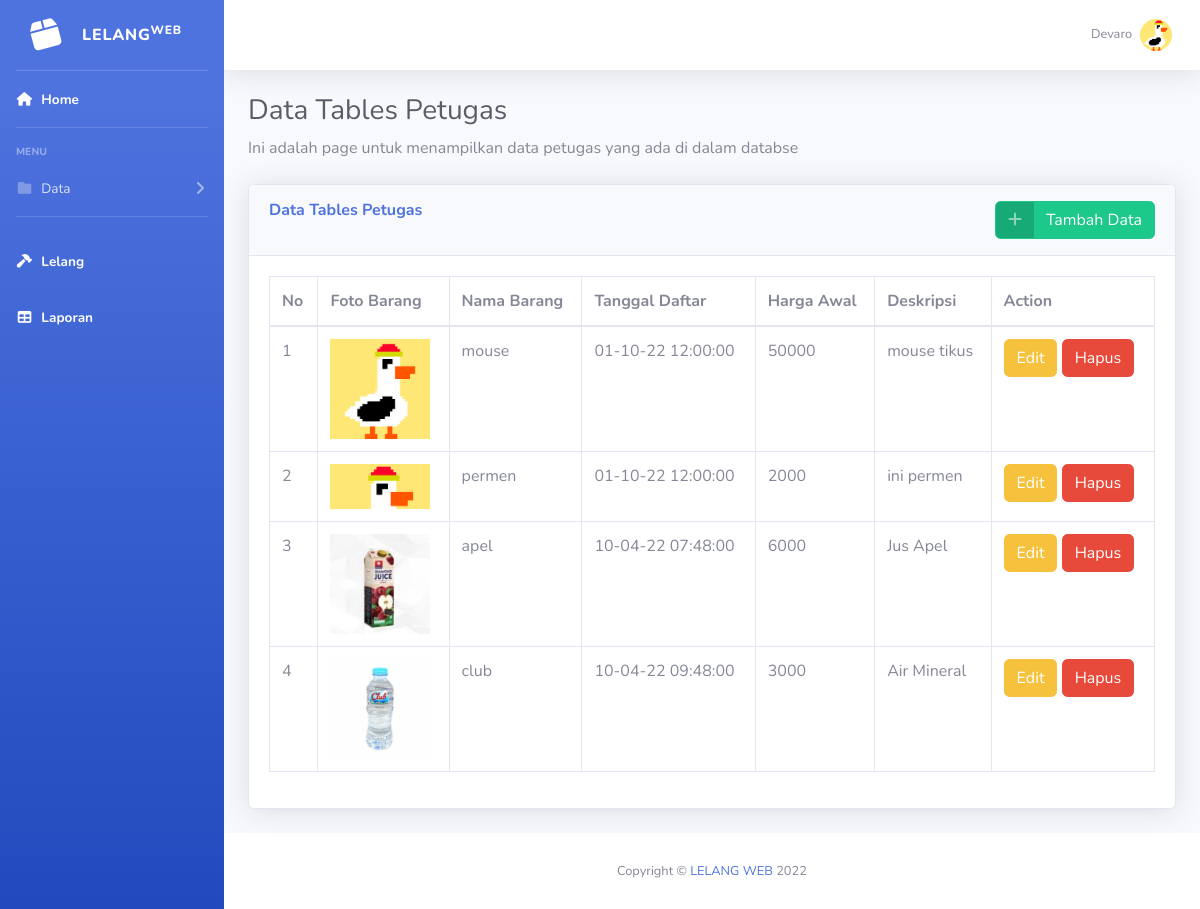
Screenshot of /petugas/barang.php (signed in) with the database file from the repository.
### tables this page shows
CREATE TABLE `barang` (
  `id` int(11) NOT NULL,
  `nama_barang` varchar(225) NOT NULL,
  `tgl_daftar` text NOT NULL,
  `tgl_exp` text NOT NULL,
  `harga_awal` int(11) NOT NULL,
  `deskripsi` text NOT NULL,
  `foto_barang` text NOT NULL,
  `status` enum('terbuka','terlelang','tertutup') NOT NULL
);

### petugas/barang.php (the view, shortened to what this page needs)
<!DOCTYPE html>
<html lang="en">
<head>
    <link href="../assets/vendor/fontawesome-free/css/all.min.css" rel="stylesheet" type="text/css">
    <link href="../assets/css/sb-admin-2.min.css" rel="stylesheet">
</head>
<body id="page-top">
    <div id="wrapper">
        <ul class="navbar-nav bg-gradient-primary sidebar sidebar-dark accordion" id="accordionSidebar">
            <a class="sidebar-brand d-flex align-items-center justify-content-center" href="index.php">
                <div class="sidebar-brand-icon rotate-n-15">
                <i class="fas fa-fw fa-box"></i>
                </div>
                <div class="sidebar-brand-text mx-3">LELANG<sup>WEB</sup></div>
            </a>
            <hr class="sidebar-divider my-0">
            <li class="nav-item active">
                <a class="nav-link" href="index.php">
                    <i class="fas fa-fw fa-home"></i>
                    <span>Home</span></a>
            </li>
            <hr class="sidebar-divider">
            <div class="sidebar-heading">
                Menu
            </div>
            <li class="nav-item">
                <a class="nav-link collapsed" href="#" data-toggle="collapse" data-target="#collapseTwo"
                    aria-expanded="true" aria-controls="collapseTwo">
                    <i class="fas fa-fw fa-folder"></i>
                    <span>Data</span>
                </a>
            </li>
                        <hr class="sidebar-divider">
<li class="nav-item active">
    <a class="nav-link" href="lelang.php">
        <i class="fas fa-fw fa-hammer"></i>
        <span>Lelang</span></a>
</li>
<li class="nav-item active">
    <a class="nav-link" href="laporan.php">
        <i class="fas fa-fw fa-table"></i>
        <span>Laporan</span></a>
</li>
        </ul>
        <div id="content-wrapper" class="d-flex flex-column">
            <div id="content">
                <nav class="navbar navbar-expand navbar-light bg-white topbar mb-4 static-top shadow">
                    <ul class="navbar-nav ml-auto">
                        <li class="nav-item dropdown no-arrow">
                            <a class="nav-link dropdown-toggle" href="" id="userDropdown" role="button"
                                data-toggle="dropdown" aria-haspopup="true" aria-expanded="false">
                                <span class="mr-2 d-none d-lg-inline text-gray-600 small"><?php echo $_SESSION['username']?></span>
                                <img class="img-profile rounded-circle"
                                src="../assets/img/bebek_kuning.png">
                            </a>
                        </li>
                    </ul>
                </nav>
                <div class="container-fluid">
                    <h1 class="h3 mb-2 text-gray-800">Data Tables Petugas   </h1>
                    <p class="mb-4">Ini adalah page untuk menampilkan data petugas yang ada di dalam databse</p>
                    <div class="card shadow mb-4">
                        <div class="card-header py-3">
                        <button type="button" class="btn btn-success btn-icon-split" style="float: right;" data-toggle="modal" data-target="#TambahModal">
                                        <span class="icon text-white-50">
                                            <i class="fas fa-plus"></i>
                                        </span>
                                        <span class="text">Tambah Data</span>
                            </button>
                            <h6 class="m-0 font-weight-bold text-primary">Data Tables Petugas</h6>
                        </div>
                        <div class="card-body">
                            <div class="table-responsive">
                            <table class="table table-bordered" id="dataTable" width="100%" cellspacing="0">
                            <thead>
                                        <tr>
                                            <th>No</th>
                                            <th>Foto Barang</th>
                                            <th>Nama Barang</th>
                                            <th>Tanggal Daftar</th>
                                            <th>Harga Awal</th>
                                            <th>Deskripsi</th>
                                            <th>Action</th>
                                        </tr>
                                        </thead>
                                        <tbody>
                                        <?php
                                        include "../koneksi.php";
                                        $barang = mysqli_query($conn,"SELECT * FROM barang ");
                                        $no = 0;
                                        while ($data = mysqli_fetch_array($barang)) {
                                        $no++;
                                        $foto_barang = $data['foto_barang'];
                                        ?>
                                        <tr>
                                            <td><?php echo $no?></td>
                                            <td><img src="../assets/img/<?php echo $foto_barang ?>" style="width: 100px; text-align:center;" alt=""></td>
                                            <td><?=$data['nama_barang']?></td>
                                            <td><?=$data['tgl_daftar']?></td>
                                            <td><?=$data['harga_awal']?></td>
                                            <td><?=$data['deskripsi']?></td>
                                            <td>
                                                <form action="" method="post">
                                            <button type="button" class="btn btn-warning" data-toggle="modal" data-target="#EditModal<?php echo $data['id']; ?>">
                                            Edit
                                            </button>
                                            <input type="submit" name="hapus" value="Hapus"class="btn btn-danger" onclick="return confirm('Are you sure you want to delete this item?')">
                                            </form>
                                            </td>
                                        </tr>
                                        <?php
                                    }
                                    ?>
                                    </tbody>
                                </table>
                            </div>
                        </div>
                    </div>
         </div>
            </div>
            <footer class="sticky-footer bg-white">
                <div class="container my-auto">
                    <div class="copyright text-center my-auto">
                    <span>Copyright &copy; <a href="https://www.instagram.com/namakokkikik/">LELANG WEB</a> 2022</span>
                    </div>
                </div>
            </footer>
        </div>
    </div>
</body>
</html>

### rows the page displays
barang: foto_barang (picture), nama_barang "mouse", tgl_daftar "01-10-22 12:00:00", harga_awal "50000", deskripsi "mouse tikus"
barang: foto_barang (picture), nama_barang "permen", tgl_daftar "01-10-22 12:00:00", harga_awal "2000", deskripsi "ini permen"
barang: foto_barang (picture), nama_barang "apel", tgl_daftar "10-04-22 07:48:00", harga_awal "6000", deskripsi "Jus Apel"
barang: foto_barang (picture), nama_barang "club", tgl_daftar "10-04-22 09:48:00", harga_awal "3000", deskripsi "Air Mineral"

### other values shown
$_SESSION['username'] "Devaro"
